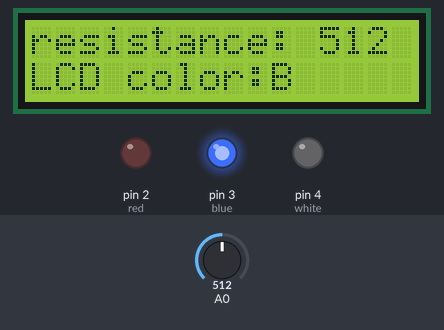
A sketch run on a simulated Arduino Uno, built with avr-gcc and run on an emulated ATmega328P. Shown: 16×2 character LCD, output pins drawn as LEDs (lit = HIGH). The test bench sets the inputs (shaded band); at power-on: A0 = 512.

Above: at 1.2 s.
1.3 s: A0 set to 358
At 2.5 s:
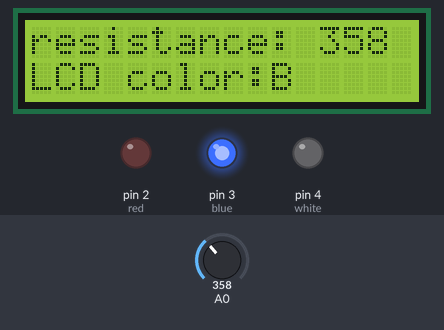
2.8 s: A0 set to 333
At 4.0 s:
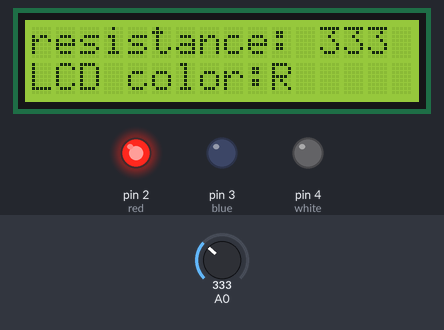
4.3 s: A0 set to 710
At 4.9 s:
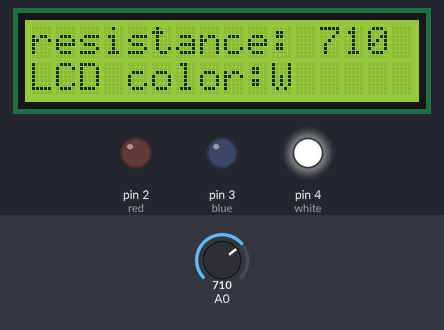
Timing chart, 0 to 7.3 s (numbered marks = the images above; inputs shaded):
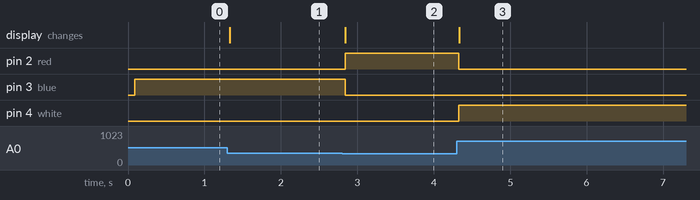

The sketch:

potentionmeter_led.ino
```cpp
#include <LiquidCrystal_I2C.h>
#include <string.h>

LiquidCrystal_I2C lcd(0x27,16,2);
int red = 2;
int blue = 3;
int white = 4;

void setup(){
    lcd.init();
    lcd.backlight();
    /* Serial.begin(9600); */
    pinMode(red,OUTPUT);
    pinMode(blue,OUTPUT);
    pinMode(white,OUTPUT);
}

void loop(){
    // A0핀에 아날로그 전압을 디지털 값으로 변환한 후 sensorValue에 저장
    int sensorValue = analogRead(A0);
    char buff[10];
    sprintf(buff,"%4d",sensorValue);

    lcd.setCursor(0,0);
    lcd.print("resistance:");

    lcd.setCursor(11,0);
    lcd.print(buff);

    lcd.setCursor(0,1);
    lcd.print("LCD color:");

    if(sensorValue < 350){
        digitalWrite(red,HIGH);
        digitalWrite(blue,LOW);
        digitalWrite(white,LOW);
        lcd.setCursor(10,1);
        lcd.print('R');
    }
    else if(sensorValue < 700){
        digitalWrite(red,LOW);
        digitalWrite(blue,HIGH);
        digitalWrite(white,LOW);
        lcd.setCursor(10,1);
        lcd.print('B');
    }
    else{
        digitalWrite(red,LOW);
        digitalWrite(blue,LOW);
        digitalWrite(white,HIGH);
        lcd.setCursor(10,1);
        lcd.print('W');
    }

}
```

Measured:
- the behaviour switches between 350 and 349 on A0 (found by bisection; images 1 and 2)
- after the input at 1.3 s, the display: changes at once (image 1)
- after the input at 2.8 s, pin 2 (red): LOW → HIGH at once; pin 3 (blue): HIGH → LOW at once; the display: changes at once (image 2)
- after the input at 4.3 s, pin 2 (red): HIGH → LOW at once; pin 4 (white): LOW → HIGH at once; the display: changes at once (image 3)
